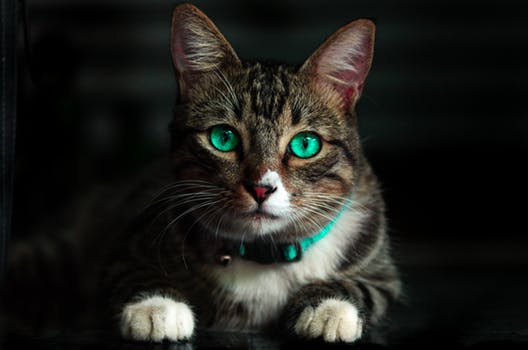
#> input picture Image Processing/cat.jpeg, 528 x 350 px
$ jupyter execute Invert.ipynb
#> lines starting #> are read from the running program, lines starting #| are printed output that depends on the picture
[cell 1]
import cv2
import numpy as np

def invertor(value):
	return 255-value

img=cv2.imread('cat.jpeg',0)
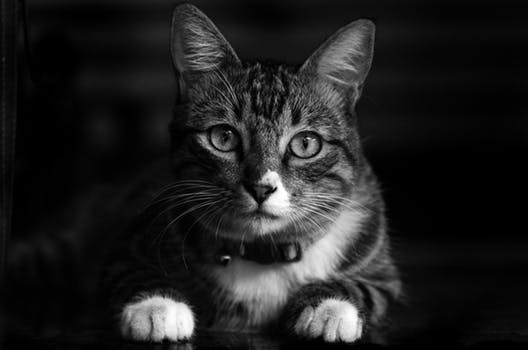
#> img: shape (350, 528); min 0, max 255, mean 31.4
out=np.zeros(img.shape)
for i in range(img.shape[0]):
	for j in range(img.shape[1]):
		out[i,j]=invertor(img[i,j])
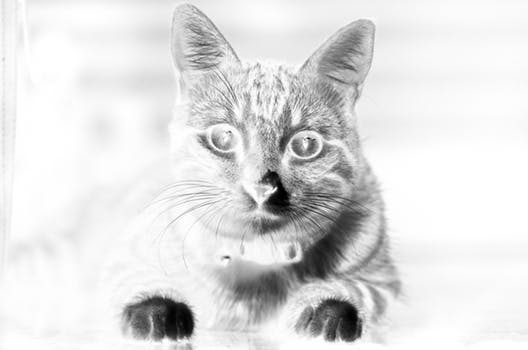
#> out: shape (350, 528) float64; min 0, max 255, mean 223.6

out=np.array(out, dtype = np.uint8)

cv2.imshow('image', img)
cv2.imshow('inverted', out)
cv2.waitKey(0)
cv2.destroyAllWindows()
